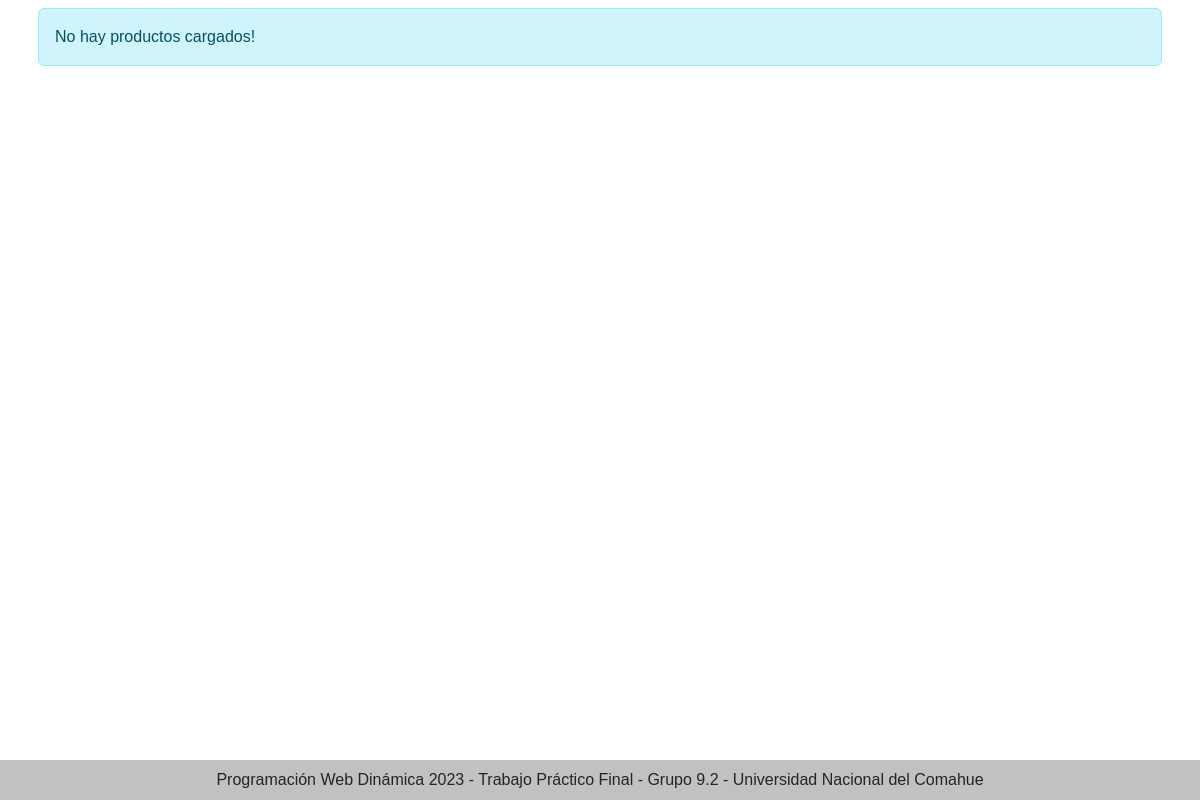
Before: /Vista/public/productos.php with the older database file.
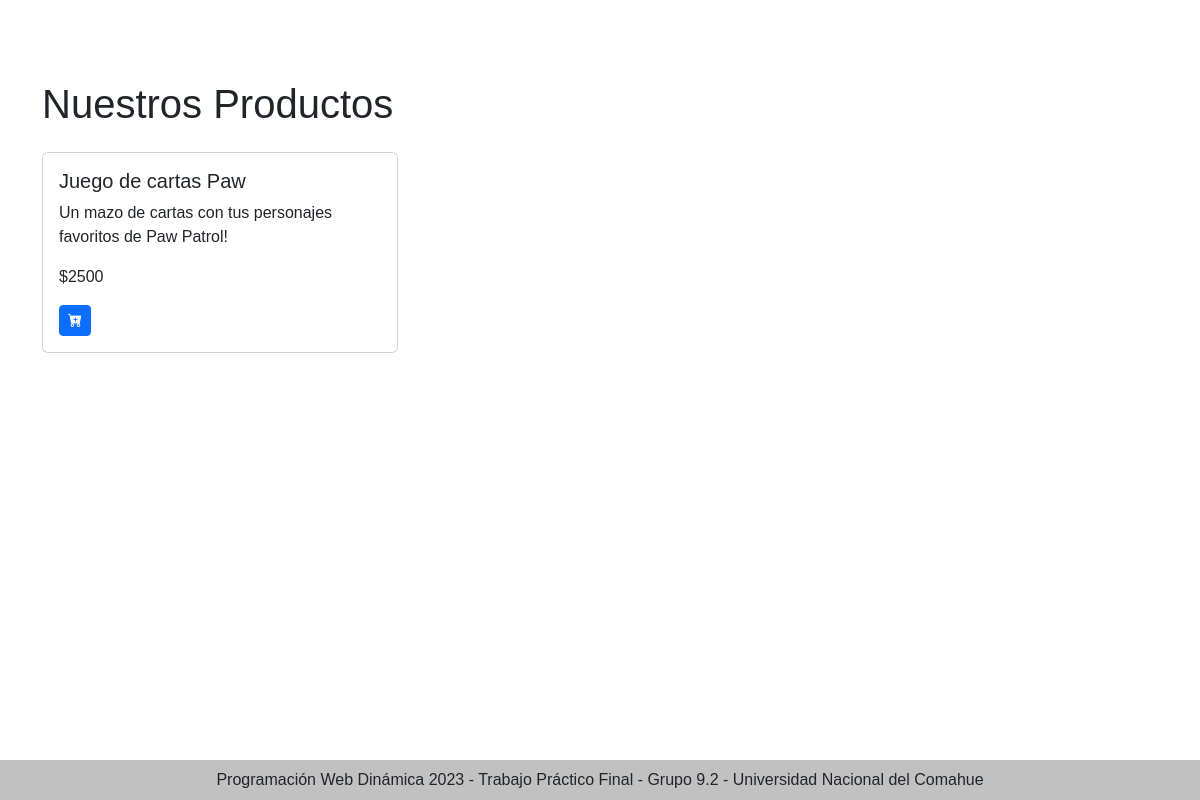
After: the same page with the newer database file.
### tables this page shows
CREATE TABLE `producto` (
  `idproducto` bigint(20) NOT NULL,
  `pronombre` varchar(20) NOT NULL,
  `prodetalle` varchar(512) NOT NULL,
  `procantstock` int(11) NOT NULL,
  `proimporte` int(11) NOT NULL
);

### util/funciones.php (called while the page is built, shortened)
<?php
spl_autoload_register(function($class_name) {
    $directorys = array(
        $GLOBALS['ROOT'].'Modelo/',
        $GLOBALS['ROOT'].'Modelo/conector/',
        $GLOBALS['ROOT'].'Control/',
        $GLOBALS['ROOT'].'util/',
        $GLOBALS['ROOT'].'Test/',
    );
}
);
?>

### Modelo/Producto.php (called while the page is built, shortened)
<?php
class Producto {
    private $pronombre;
    private $prodetalle;
    private $proimporte;
    public function __construct(){
        $this->pronombre="";
        $this->prodetalle="";
        $this->proimporte="";
    }
    public function getPronombre(){
        return $this->pronombre;
    }
    public function getProdetalle(){
        return $this->prodetalle;
    }
    public function getProimporte(){
        return $this->proimporte;
    }
    public function setPronombre($valor){
        $this->pronombre = $valor;
    }
    public function setProdetalle($valor){
        $this->prodetalle = $valor;
    }
    public function setProimporte($valor){
        $this->proimporte= $valor;
    }
    public static function listar($parametro=""){
        $arreglo = array();
        $base=new BaseDatos();
        $sql="SELECT * FROM producto ";
        if ($parametro!="") {
            $sql.='WHERE '.$parametro;
        }
        $res = $base->Ejecutar($sql);
        if($res>-1){
            if($res>0){
                while ($row = $base->Registro()){
                    $obj = new Producto();
                    $obj->setear($row['idproducto'], $row['pronombre'], $row['prodetalle'], $row['procantstock'],$row['proimporte'],$row['proimagen']);
                    array_push($arreglo, $obj);
                }
            }
        } else {
        }
        return $arreglo;
    }
}

### Modelo/conector/BaseDatos.php (called while the page is built, shortened)
<?php
class BaseDatos extends PDO {
  	private $indice;
  	private $resultado;
    public function __construct(){
        $this->indice =0;
    }
    public function setSQL($e){
        return "\n".$this->sql = $e;
    }
    public function Ejecutar($sql){
        if ( stristr($sql,"select")){
            $resp =  $this->EjecutarSelect($sql);
        }
        return $resp;
   }
   private function EjecutarSelect($sql){
       $cant = -1;
       $resultado=parent::query($sql);
       if(!$resultado){
           $this->analizarDebug();
       }else {
          $arregloResult = $resultado->fetchAll();
          $cant = count($arregloResult);
       }
       return $cant;
   }
   public function Registro() {
       $filaActual = false;
       $indiceActual = $this->getIndice();
       if ($indiceActual>=0) {
           $filas = $this->getResultado();
           if($indiceActual<count($filas)){
               $filaActual =  $filas[$indiceActual];
           }else {
               $this->setIndice(-1);
           }
       }
       return $filaActual;
   }
   private function setIndice ($valor){
       $this->indice = $valor;
   }
   private function getIndice (){
       return $this->indice;
   }
   private function setResultado($valor){
       $this->resultado = $valor;
   }
   private function getResultado(){
      return $this->resultado;
   }
}

### Control/AbmProducto.php (called while the page is built, shortened)
<?php
class AbmProducto {
    public function buscar($param){
        $where = " true ";
        $arreglo = Producto::listar($where);
        return $arreglo;
    }
}
?>

### Vista/public/productos.php (the view, shortened to what this page needs)
<?php
include_once("../Estructura/head.php");
$productos = new AbmProducto();
$listaProductos = $productos->buscar(null);
if (count($listaProductos) > 0) {
?>
<div class="container mt-4" >
<h1 class="mb-4" style="margin-top:5%;">Nuestros Productos</h1>
        <div class="row">
            <?php
            foreach ($listaProductos as $producto) {
                ?>
                <div class="col-md-4 mb-4">
                    <div class="card">
                        <div class="card-body">
                            <h5 class="card-title"><?php echo $producto->getPronombre(); ?></h5>
                            <p class="card-text"><?php echo $producto->getProdetalle(); ?></p>
                            <p class="card-text">$<?php echo $producto->getProimporte(); ?></p>
                            <button class="btn btn-primary btn-sm" id="sumarCarrito"><i class="bi bi-cart-plus-fill"></i></button>
                        </div>
                    </div>
                </div>
                <?php
            }
            ?>
        </div>
    </div>
    <?php
     } else {
    ?>
    <div class="container p-2">
            <div class="alert alert-info" role="alert">
                No hay productos cargados!
            </div>
        </div>
<?php
 }
include_once("../estructura/footer.php");
?>

Changed rows visible on the page:
added producto: pronombre "Juego de cartas Paw", prodetalle "Un mazo de cartas con tus personajes favoritos de Paw Patrol!", proimporte "2500"
Other visible differences:
text no longer shown: "No hay productos cargados!"
text now shown: "Nuestros Productos"
